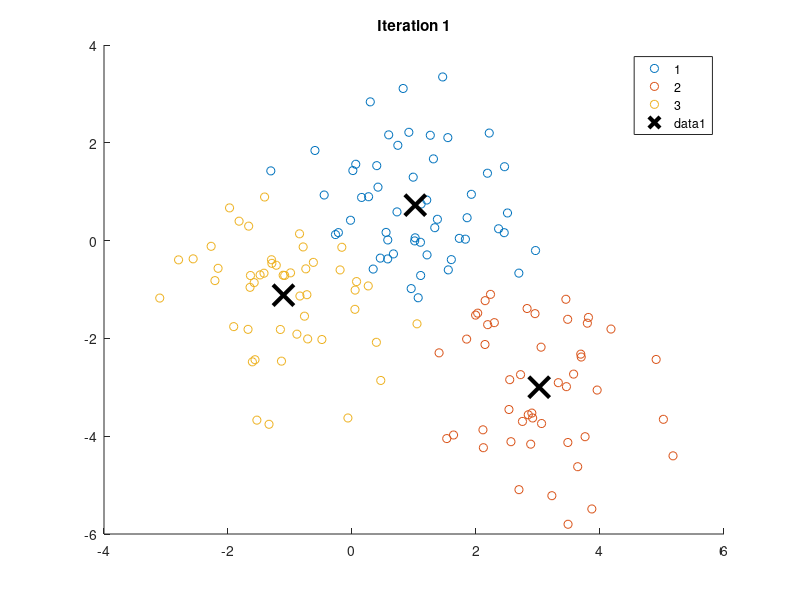

Recreate this plot in MATLAB. (Note: this script raises an error after producing the figure.)
% Data generation (random for demonstration purposes)
rng(1); % for reproducibility
data = [randn(50,2)+1; randn(50,2)-1; randn(50,2)+[3,-3]]; % 3 clusters of data

% Number of clusters
k = 3;

% Set up the GIF file
filename = 'clustering_process.gif';
figure;

% Perform k-means clustering and capture frames
[idx, centroids] = kmeans(data, k, 'MaxIter', 10, 'Display', 'iter', 'Start', 'plus');

for iteration = 1:10
    % Recalculate the cluster centroids and reassign data points
    [idx, centroids] = kmeans(data, k, 'MaxIter', iteration, 'Start', centroids, 'Display', 'off');
    
    % Plot the data points and centroids
    gscatter(data(:,1), data(:,2), idx);
    hold on;
    plot(centroids(:,1), centroids(:,2), 'kx', 'MarkerSize', 15, 'LineWidth', 3); % Plot centroids
    title(['Iteration ', num2str(iteration)]);
    hold off;
    
    % Capture the current figure as an image
    frame = getframe(gcf);
    img = frame2im(frame);
    [imind, cm] = rgb2ind(img, 256);
    
    % Write to the GIF file
    if iteration == 1
        imwrite(imind, cm, filename, 'gif', 'Loopcount', inf, 'DelayTime', 1);
    else
        imwrite(imind, cm, filename, 'gif', 'WriteMode', 'append', 'DelayTime', 1);
    end
end
